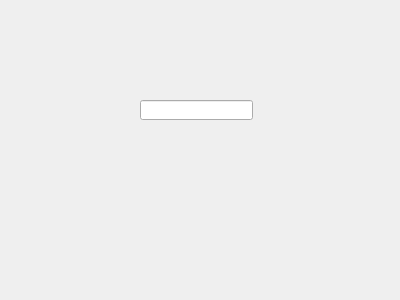
<?xml version="1.0" encoding="UTF-8"?>
<ui version="4.0">
 <class>Widget</class>
 <widget class="QWidget" name="Widget">
  <property name="geometry">
   <rect>
    <x>0</x>
    <y>0</y>
    <width>400</width>
    <height>300</height>
   </rect>
  </property>
  <property name="windowTitle">
   <string>Widget</string>
  </property>
  <widget class="QLineEdit" name="lineEdit">
   <property name="geometry">
    <rect>
     <x>140</x>
     <y>100</y>
     <width>113</width>
     <height>20</height>
    </rect>
   </property>
  </widget>
 </widget>
 <layoutdefault spacing="6" margin="11"/>
 <resources/>
 <connections/>
</ui>
